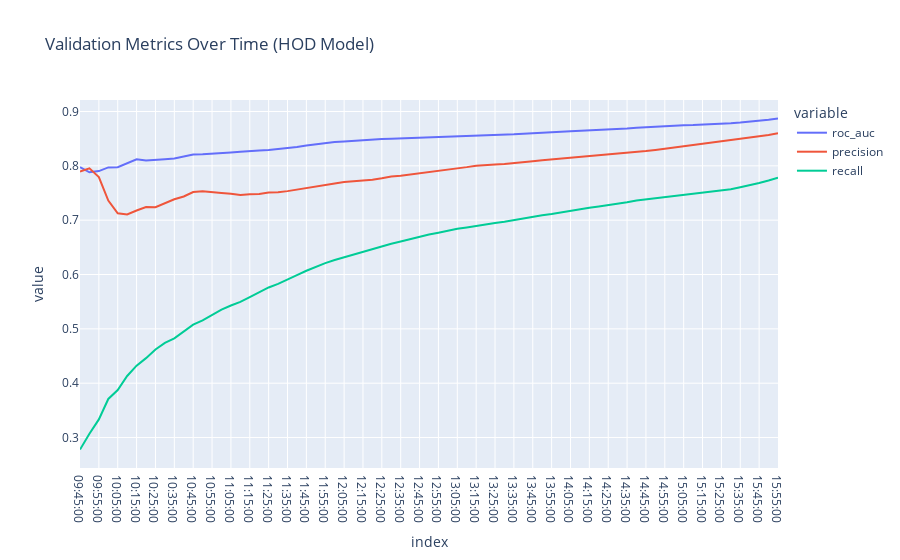

Notebook cell for this chart:
### Code cell
import datetime
import plotly.express as px


time_range = [datetime.time(hour, minute) for hour in range(9, 16) for minute in range(0, 60, 5)]
time_range = [x for x in time_range if x >= datetime.time(9,45)]
df_val = pd.DataFrame()
for t in time_range:
    X_val = X_test.loc[X_test['time'] <= t].copy()
    y_val = y_test.loc[X_val.index, 'hod_in'].copy()

    y_pred_val = pipeline.predict_proba(X_val)[:,-1]

    df_val.loc[t, [
        'roc_auc',
        'precision',
        'recall'
    ]] =  roc_auc_score(y_val, y_pred_val), precision_score(y_val, y_pred_val > 0.5), recall_score(y_val, y_pred_val > 0.5)


fig = px.line(df_val, title='Validation Metrics Over Time (HOD Model)')
fig.show()
